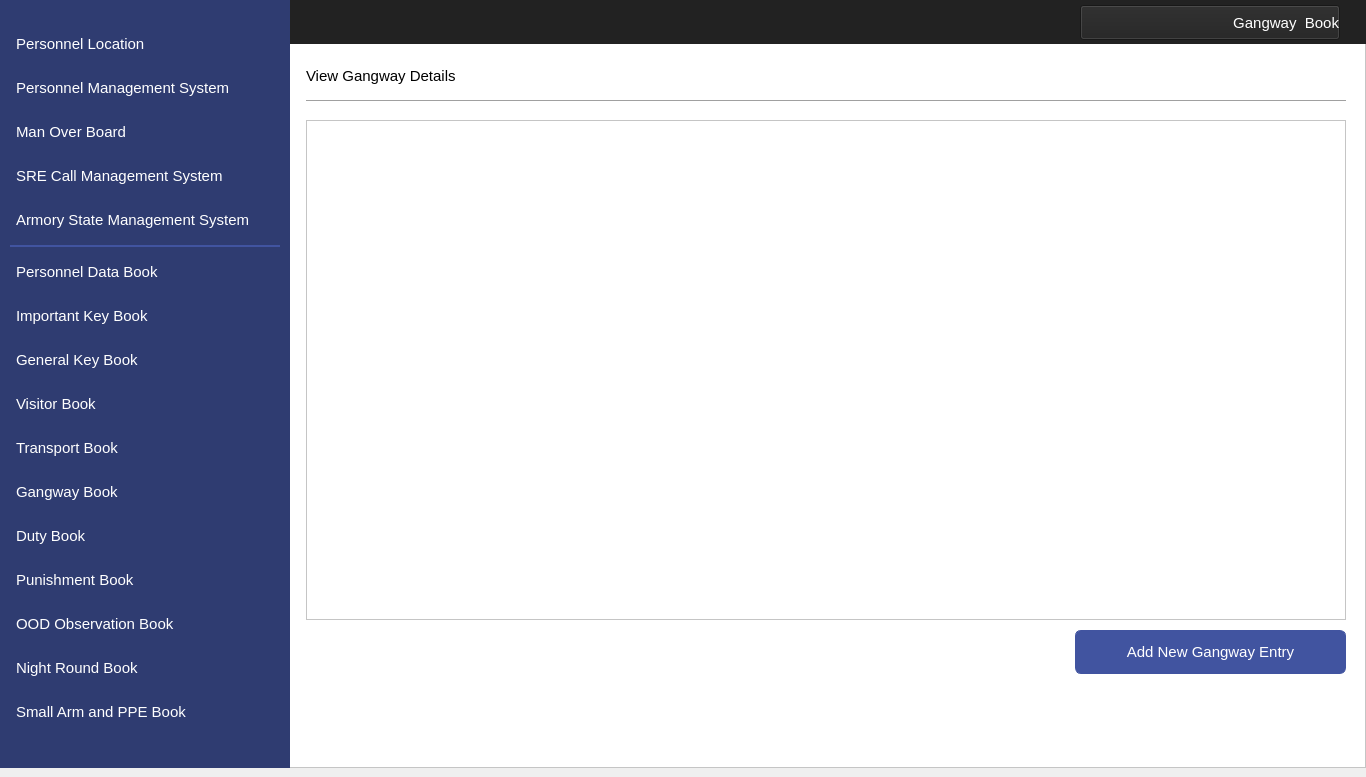
<?xml version="1.0" encoding="UTF-8"?>
<ui version="4.0">
 <class>MainWindow</class>
 <widget class="QMainWindow" name="MainWindow">
  <property name="geometry">
   <rect>
    <x>0</x>
    <y>0</y>
    <width>1366</width>
    <height>777</height>
   </rect>
  </property>
  <property name="windowTitle">
   <string>MainWindow</string>
  </property>
  <widget class="QWidget" name="centralwidget">
   <widget class="QFrame" name="frame">
    <property name="geometry">
     <rect>
      <x>0</x>
      <y>0</y>
      <width>1366</width>
      <height>768</height>
     </rect>
    </property>
    <property name="styleSheet">
     <string notr="true">background-color: #ffffff</string>
    </property>
    <property name="frameShape">
     <enum>QFrame::StyledPanel</enum>
    </property>
    <property name="frameShadow">
     <enum>QFrame::Raised</enum>
    </property>
    <widget class="QLabel" name="label">
     <property name="geometry">
      <rect>
       <x>0</x>
       <y>0</y>
       <width>290</width>
       <height>768</height>
      </rect>
     </property>
     <property name="styleSheet">
      <string notr="true">background-image: url(null);
background-color:#2F3C71;</string>
     </property>
     <property name="text">
      <string/>
     </property>
    </widget>
    <widget class="QLabel" name="label_2">
     <property name="geometry">
      <rect>
       <x>0</x>
       <y>0</y>
       <width>1366</width>
       <height>44</height>
      </rect>
     </property>
     <property name="styleSheet">
      <string notr="true">background-image: url(null);
background-color:#222222;</string>
     </property>
     <property name="text">
      <string/>
     </property>
    </widget>
    <widget class="QPushButton" name="navViewPunishment">
     <property name="geometry">
      <rect>
       <x>10</x>
       <y>558</y>
       <width>270</width>
       <height>44</height>
      </rect>
     </property>
     <property name="font">
      <font>
       <family>Segoe UI</family>
       <pointsize>11</pointsize>
      </font>
     </property>
     <property name="cursor">
      <cursorShape>PointingHandCursor</cursorShape>
     </property>
     <property name="styleSheet">
      <string notr="true">QPushButton 
{
    text-align: left;
    color: #ffffff;
    background-color:#2F3C71;
    border-width: 1px;
    border-color: #2F3C71;
    border-style: solid;
    border-radius: 6;
    padding: 3px;
    font-size: 11pt;
    padding-left: 5px;
    padding-right: 5px;
    min-width: 40px;
}

QPushButton:hover
{
    background-color:#4154A0;
}
QPushButton:pressed
{
    background-color: #384889;
 	border-width: 3px;
    border-color: #5C70BC;
    border-style: solid;
    border-radius: 6;

}</string>
     </property>
     <property name="text">
      <string>Punishment Book</string>
     </property>
     <property name="icon">
      <iconset resource="../IconResource.qrc">
       <normaloff>:/images/punishment.png</normaloff>:/images/punishment.png</iconset>
     </property>
     <property name="iconSize">
      <size>
       <width>25</width>
       <height>25</height>
      </size>
     </property>
     <property name="flat">
      <bool>false</bool>
     </property>
    </widget>
    <widget class="QPushButton" name="navViewImpKey">
     <property name="geometry">
      <rect>
       <x>10</x>
       <y>294</y>
       <width>270</width>
       <height>44</height>
      </rect>
     </property>
     <property name="font">
      <font>
       <family>Segoe UI</family>
       <pointsize>11</pointsize>
      </font>
     </property>
     <property name="cursor">
      <cursorShape>PointingHandCursor</cursorShape>
     </property>
     <property name="styleSheet">
      <string notr="true">QPushButton 
{
    text-align: left;
    color: #ffffff;
    background-color:#2F3C71;
    border-width: 1px;
    border-color: #2F3C71;
    border-style: solid;
    border-radius: 6;
    padding: 3px;
    font-size: 11pt;
    padding-left: 5px;
    padding-right: 5px;
    min-width: 40px;
}

QPushButton:hover
{
    background-color:#4154A0;
}
QPushButton:pressed
{
    background-color: #384889;
 	border-width: 3px;
    border-color: #5C70BC;
    border-style: solid;
    border-radius: 6;

}</string>
     </property>
     <property name="text">
      <string>Important Key Book</string>
     </property>
     <property name="icon">
      <iconset resource="../IconResource.qrc">
       <normaloff>:/images/impKey.png</normaloff>:/images/impKey.png</iconset>
     </property>
     <property name="iconSize">
      <size>
       <width>25</width>
       <height>25</height>
      </size>
     </property>
     <property name="flat">
      <bool>false</bool>
     </property>
    </widget>
    <widget class="QPushButton" name="navViewGenKey">
     <property name="geometry">
      <rect>
       <x>10</x>
       <y>338</y>
       <width>270</width>
       <height>44</height>
      </rect>
     </property>
     <property name="font">
      <font>
       <family>Segoe UI</family>
       <pointsize>11</pointsize>
      </font>
     </property>
     <property name="cursor">
      <cursorShape>PointingHandCursor</cursorShape>
     </property>
     <property name="styleSheet">
      <string notr="true">QPushButton 
{
    text-align: left;
    color: #ffffff;
    background-color:#2F3C71;
    border-width: 1px;
    border-color: #2F3C71;
    border-style: solid;
    border-radius: 6;
    padding: 3px;
    font-size: 11pt;
    padding-left: 5px;
    padding-right: 5px;
    min-width: 40px;
}

QPushButton:hover
{
    background-color:#4154A0;
}

QPushButton:pressed
{
    background-color: #384889;
 	border-width: 3px;
    border-color: #5C70BC;
    border-style: solid;
    border-radius: 6;

}</string>
     </property>
     <property name="text">
      <string>General Key Book</string>
     </property>
     <property name="icon">
      <iconset resource="../IconResource.qrc">
       <normaloff>:/images/genKey.png</normaloff>:/images/genKey.png</iconset>
     </property>
     <property name="iconSize">
      <size>
       <width>25</width>
       <height>25</height>
      </size>
     </property>
     <property name="flat">
      <bool>false</bool>
     </property>
    </widget>
    <widget class="QPushButton" name="navViewVisitor">
     <property name="geometry">
      <rect>
       <x>10</x>
       <y>382</y>
       <width>270</width>
       <height>44</height>
      </rect>
     </property>
     <property name="font">
      <font>
       <family>Segoe UI</family>
       <pointsize>11</pointsize>
      </font>
     </property>
     <property name="cursor">
      <cursorShape>PointingHandCursor</cursorShape>
     </property>
     <property name="styleSheet">
      <string notr="true">QPushButton 
{
    text-align: left;
    color: #ffffff;
    background-color:#2F3C71;
    border-width: 1px;
    border-color: #2F3C71;
    border-style: solid;
    border-radius: 6;
    padding: 3px;
    font-size: 11pt;
    padding-left: 5px;
    padding-right: 5px;
    min-width: 40px;
}

QPushButton:hover
{
    background-color:#4154A0;
}

QPushButton:pressed
{
    background-color: #384889;
 	border-width: 3px;
    border-color: #5C70BC;
    border-style: solid;
    border-radius: 6;
}</string>
     </property>
     <property name="text">
      <string>Visitor Book</string>
     </property>
     <property name="icon">
      <iconset resource="../IconResource.qrc">
       <normaloff>:/images/visitor.png</normaloff>:/images/visitor.png</iconset>
     </property>
     <property name="iconSize">
      <size>
       <width>25</width>
       <height>25</height>
      </size>
     </property>
     <property name="flat">
      <bool>false</bool>
     </property>
    </widget>
    <widget class="QPushButton" name="navViewTransport">
     <property name="geometry">
      <rect>
       <x>10</x>
       <y>426</y>
       <width>270</width>
       <height>44</height>
      </rect>
     </property>
     <property name="font">
      <font>
       <family>Segoe UI</family>
       <pointsize>11</pointsize>
      </font>
     </property>
     <property name="cursor">
      <cursorShape>PointingHandCursor</cursorShape>
     </property>
     <property name="styleSheet">
      <string notr="true">QPushButton 
{
    text-align: left;
    color: #ffffff;
    background-color:#2F3C71;
    border-width: 1px;
    border-color: #2F3C71;
    border-style: solid;
    border-radius: 6;
    padding: 3px;
    font-size: 11pt;
    padding-left: 5px;
    padding-right: 5px;
    min-width: 40px;
}

QPushButton:hover
{
    background-color:#4154A0;
}
QPushButton:pressed
{
    background-color: #384889;
 	border-width: 3px;
    border-color: #5C70BC;
    border-style: solid;
    border-radius: 6;

}</string>
     </property>
     <property name="text">
      <string>Transport Book</string>
     </property>
     <property name="icon">
      <iconset resource="../IconResource.qrc">
       <normaloff>:/images/transport.png</normaloff>:/images/transport.png</iconset>
     </property>
     <property name="iconSize">
      <size>
       <width>25</width>
       <height>25</height>
      </size>
     </property>
     <property name="flat">
      <bool>false</bool>
     </property>
    </widget>
    <widget class="QPushButton" name="navViewGangway">
     <property name="geometry">
      <rect>
       <x>10</x>
       <y>470</y>
       <width>270</width>
       <height>44</height>
      </rect>
     </property>
     <property name="font">
      <font>
       <family>Segoe UI</family>
       <pointsize>11</pointsize>
      </font>
     </property>
     <property name="cursor">
      <cursorShape>PointingHandCursor</cursorShape>
     </property>
     <property name="styleSheet">
      <string notr="true">QPushButton 
{
    text-align: left;
    color: #ffffff;
    background-color:#2F3C71;
    border-width: 1px;
    border-color: #2F3C71;
    border-style: solid;
    border-radius: 6;
    padding: 3px;
    font-size: 11pt;
    padding-left: 5px;
    padding-right: 5px;
    min-width: 40px;
}

QPushButton:hover
{
    background-color:#4154A0;
}

QPushButton:active
{
    background-color:#4154A0;
}
QPushButton:pressed
{
    background-color: #384889;
 	border-width: 3px;
    border-color: #5C70BC;
    border-style: solid;
    border-radius: 6;

}</string>
     </property>
     <property name="text">
      <string>Gangway Book</string>
     </property>
     <property name="icon">
      <iconset resource="../IconResource.qrc">
       <normaloff>:/images/gangway.png</normaloff>:/images/gangway.png</iconset>
     </property>
     <property name="iconSize">
      <size>
       <width>25</width>
       <height>25</height>
      </size>
     </property>
     <property name="flat">
      <bool>false</bool>
     </property>
    </widget>
    <widget class="QPushButton" name="navViewDuty">
     <property name="geometry">
      <rect>
       <x>10</x>
       <y>514</y>
       <width>270</width>
       <height>44</height>
      </rect>
     </property>
     <property name="font">
      <font>
       <family>Segoe UI</family>
       <pointsize>11</pointsize>
      </font>
     </property>
     <property name="cursor">
      <cursorShape>PointingHandCursor</cursorShape>
     </property>
     <property name="styleSheet">
      <string notr="true">QPushButton 
{
    text-align: left;
    color: #ffffff;
    background-color:#2F3C71;
    border-width: 1px;
    border-color: #2F3C71;
    border-style: solid;
    border-radius: 6;
    padding: 3px;
    font-size: 11pt;
    padding-left: 5px;
    padding-right: 5px;
    min-width: 40px;
}

QPushButton:hover
{
    background-color:#4154A0;
}
QPushButton:pressed
{
    background-color: #384889;
 	border-width: 3px;
    border-color: #5C70BC;
    border-style: solid;
    border-radius: 6;

}</string>
     </property>
     <property name="text">
      <string>Duty Book</string>
     </property>
     <property name="icon">
      <iconset resource="../IconResource.qrc">
       <normaloff>:/images/duty.png</normaloff>:/images/duty.png</iconset>
     </property>
     <property name="iconSize">
      <size>
       <width>25</width>
       <height>25</height>
      </size>
     </property>
     <property name="flat">
      <bool>false</bool>
     </property>
    </widget>
    <widget class="QPushButton" name="navViewNight">
     <property name="geometry">
      <rect>
       <x>10</x>
       <y>646</y>
       <width>270</width>
       <height>44</height>
      </rect>
     </property>
     <property name="font">
      <font>
       <family>Segoe UI</family>
       <pointsize>11</pointsize>
      </font>
     </property>
     <property name="cursor">
      <cursorShape>PointingHandCursor</cursorShape>
     </property>
     <property name="styleSheet">
      <string notr="true">QPushButton 
{
    text-align: left;
    color: #ffffff;
    background-color:#2F3C71;
    border-width: 1px;
    border-color: #2F3C71;
    border-style: solid;
    border-radius: 6;
    padding: 3px;
    font-size: 11pt;
    padding-left: 5px;
    padding-right: 5px;
    min-width: 40px;
}

QPushButton:hover
{
    background-color:#4154A0;
}
QPushButton:pressed
{
    background-color: #384889;
 	border-width: 3px;
    border-color: #5C70BC;
    border-style: solid;
    border-radius: 6;

}</string>
     </property>
     <property name="text">
      <string>Night Round Book</string>
     </property>
     <property name="icon">
      <iconset resource="../IconResource.qrc">
       <normaloff>:/images/night.png</normaloff>:/images/night.png</iconset>
     </property>
     <property name="iconSize">
      <size>
       <width>25</width>
       <height>25</height>
      </size>
     </property>
     <property name="flat">
      <bool>false</bool>
     </property>
    </widget>
    <widget class="QLabel" name="label_4">
     <property name="geometry">
      <rect>
       <x>10</x>
       <y>245</y>
       <width>270</width>
       <height>2</height>
      </rect>
     </property>
     <property name="styleSheet">
      <string notr="true">background-color:#4154A0;</string>
     </property>
     <property name="text">
      <string/>
     </property>
    </widget>
    <widget class="QPushButton" name="navViewMOB">
     <property name="geometry">
      <rect>
       <x>10</x>
       <y>110</y>
       <width>270</width>
       <height>44</height>
      </rect>
     </property>
     <property name="font">
      <font>
       <family>Segoe UI</family>
       <pointsize>11</pointsize>
      </font>
     </property>
     <property name="cursor">
      <cursorShape>PointingHandCursor</cursorShape>
     </property>
     <property name="styleSheet">
      <string notr="true">QPushButton 
{
    text-align: left;
    color: #ffffff;
    background-color:#2F3C71;
    border-width: 1px;
    border-color: #2F3C71;
    border-style: solid;
    border-radius: 6;
    padding: 3px;
    font-size: 11pt;
    padding-left: 5px;
    padding-right: 5px;
    min-width: 40px;
}

QPushButton:hover
{
    background-color:#4154A0;
}
QPushButton:pressed
{
    background-color: #384889;
 	border-width: 3px;
    border-color: #5C70BC;
    border-style: solid;
    border-radius: 6;

}</string>
     </property>
     <property name="text">
      <string>Man Over Board</string>
     </property>
     <property name="icon">
      <iconset resource="../IconResource.qrc">
       <normaloff>:/images/mob.png</normaloff>:/images/mob.png</iconset>
     </property>
     <property name="iconSize">
      <size>
       <width>32</width>
       <height>32</height>
      </size>
     </property>
     <property name="flat">
      <bool>false</bool>
     </property>
    </widget>
    <widget class="QPushButton" name="navViewLocation">
     <property name="geometry">
      <rect>
       <x>10</x>
       <y>22</y>
       <width>270</width>
       <height>44</height>
      </rect>
     </property>
     <property name="font">
      <font>
       <family>Segoe UI</family>
       <pointsize>11</pointsize>
      </font>
     </property>
     <property name="cursor">
      <cursorShape>PointingHandCursor</cursorShape>
     </property>
     <property name="styleSheet">
      <string notr="true">QPushButton 
{
    text-align: left;
    color: #ffffff;
    background-color:#2F3C71;
    border-width: 1px;
    border-color: #2F3C71;
    border-style: solid;
    border-radius: 6;
    padding: 3px;
    font-size: 11pt;
    padding-left: 5px;
    padding-right: 5px;
    min-width: 40px;
}

QPushButton:hover
{
    background-color:#4154A0;
}
QPushButton:pressed
{
    background-color: #384889;
 	border-width: 3px;
    border-color: #5C70BC;
    border-style: solid;
    border-radius: 6;

}</string>
     </property>
     <property name="text">
      <string>Personnel Location</string>
     </property>
     <property name="icon">
      <iconset resource="../IconResource.qrc">
       <normaloff>:/images/locate.png</normaloff>:/images/locate.png</iconset>
     </property>
     <property name="iconSize">
      <size>
       <width>25</width>
       <height>25</height>
      </size>
     </property>
     <property name="flat">
      <bool>false</bool>
     </property>
    </widget>
    <widget class="QPushButton" name="navViewMangement">
     <property name="geometry">
      <rect>
       <x>10</x>
       <y>66</y>
       <width>270</width>
       <height>44</height>
      </rect>
     </property>
     <property name="font">
      <font>
       <family>Segoe UI</family>
       <pointsize>11</pointsize>
      </font>
     </property>
     <property name="cursor">
      <cursorShape>PointingHandCursor</cursorShape>
     </property>
     <property name="styleSheet">
      <string notr="true">QPushButton 
{
    text-align: left;
    color: #ffffff;
    background-color:#2F3C71;
    border-width: 1px;
    border-color: #2F3C71;
    border-style: solid;
    border-radius: 6;
    padding: 3px;
    font-size: 11pt;
    padding-left: 5px;
    padding-right: 5px;
    min-width: 40px;
}

QPushButton:hover
{
    background-color:#4154A0;
}
QPushButton:pressed
{
    background-color: #384889;
 	border-width: 3px;
    border-color: #5C70BC;
    border-style: solid;
    border-radius: 6;

}</string>
     </property>
     <property name="text">
      <string>Personnel Management System</string>
     </property>
     <property name="icon">
      <iconset resource="../IconResource.qrc">
       <normaloff>:/images/personnel.png</normaloff>:/images/personnel.png</iconset>
     </property>
     <property name="iconSize">
      <size>
       <width>32</width>
       <height>32</height>
      </size>
     </property>
     <property name="flat">
      <bool>false</bool>
     </property>
    </widget>
    <widget class="QPushButton" name="navViewPPE">
     <property name="geometry">
      <rect>
       <x>10</x>
       <y>690</y>
       <width>270</width>
       <height>44</height>
      </rect>
     </property>
     <property name="font">
      <font>
       <family>Segoe UI</family>
       <pointsize>11</pointsize>
      </font>
     </property>
     <property name="cursor">
      <cursorShape>PointingHandCursor</cursorShape>
     </property>
     <property name="styleSheet">
      <string notr="true">QPushButton 
{
    text-align: left;
    color: #ffffff;
    background-color:#2F3C71;
    border-width: 1px;
    border-color: #2F3C71;
    border-style: solid;
    border-radius: 6;
    padding: 3px;
    font-size: 11pt;
    padding-left: 5px;
    padding-right: 5px;
    min-width: 40px;
}

QPushButton:hover
{
    background-color:#4154A0;
}
QPushButton:pressed
{
    background-color: #384889;
 	border-width: 3px;
    border-color: #5C70BC;
    border-style: solid;
    border-radius: 6;

}</string>
     </property>
     <property name="text">
      <string>Small Arm and PPE Book</string>
     </property>
     <property name="icon">
      <iconset resource="../IconResource.qrc">
       <normaloff>:/images/armPPE.png</normaloff>:/images/armPPE.png</iconset>
     </property>
     <property name="iconSize">
      <size>
       <width>25</width>
       <height>25</height>
      </size>
     </property>
     <property name="flat">
      <bool>false</bool>
     </property>
    </widget>
    <widget class="QPushButton" name="navViewOOD">
     <property name="geometry">
      <rect>
       <x>10</x>
       <y>602</y>
       <width>270</width>
       <height>44</height>
      </rect>
     </property>
     <property name="font">
      <font>
       <family>Segoe UI</family>
       <pointsize>11</pointsize>
      </font>
     </property>
     <property name="cursor">
      <cursorShape>PointingHandCursor</cursorShape>
     </property>
     <property name="styleSheet">
      <string notr="true">QPushButton 
{
    text-align: left;
    color: #ffffff;
    background-color:#2F3C71;
    border-width: 1px;
    border-color: #2F3C71;
    border-style: solid;
    border-radius: 6;
    padding: 3px;
    font-size: 11pt;
    padding-left: 5px;
    padding-right: 5px;
    min-width: 40px;
}

QPushButton:hover
{
    background-color:#4154A0;
}
QPushButton:pressed
{
    background-color: #384889;
 	border-width: 3px;
    border-color: #5C70BC;
    border-style: solid;
    border-radius: 6;

}</string>
     </property>
     <property name="text">
      <string>OOD Observation Book</string>
     </property>
     <property name="icon">
      <iconset resource="../IconResource.qrc">
       <normaloff>:/images/oodObserve.png</normaloff>:/images/oodObserve.png</iconset>
     </property>
     <property name="iconSize">
      <size>
       <width>25</width>
       <height>25</height>
      </size>
     </property>
     <property name="flat">
      <bool>false</bool>
     </property>
    </widget>
    <widget class="QPushButton" name="navViewCMS">
     <property name="geometry">
      <rect>
       <x>10</x>
       <y>154</y>
       <width>270</width>
       <height>44</height>
      </rect>
     </property>
     <property name="font">
      <font>
       <family>Segoe UI</family>
       <pointsize>11</pointsize>
      </font>
     </property>
     <property name="cursor">
      <cursorShape>PointingHandCursor</cursorShape>
     </property>
     <property name="styleSheet">
      <string notr="true">QPushButton 
{
    text-align: left;
    color: #ffffff;
    background-color:#2F3C71;
    border-width: 1px;
    border-color: #2F3C71;
    border-style: solid;
    border-radius: 6;
    padding: 3px;
    font-size: 11pt;
    padding-left: 5px;
    padding-right: 5px;
    min-width: 40px;
}

QPushButton:hover
{
    background-color:#4154A0;
}
QPushButton:pressed
{
    background-color: #384889;
 	border-width: 3px;
    border-color: #5C70BC;
    border-style: solid;
    border-radius: 6;

}</string>
     </property>
     <property name="text">
      <string>SRE Call Management System</string>
     </property>
     <property name="icon">
      <iconset resource="../IconResource.qrc">
       <normaloff>:/images/sreCall.png</normaloff>:/images/sreCall.png</iconset>
     </property>
     <property name="iconSize">
      <size>
       <width>25</width>
       <height>25</height>
      </size>
     </property>
     <property name="flat">
      <bool>false</bool>
     </property>
    </widget>
    <widget class="QPushButton" name="pushButton">
     <property name="enabled">
      <bool>true</bool>
     </property>
     <property name="geometry">
      <rect>
       <x>1080</x>
       <y>5</y>
       <width>260</width>
       <height>35</height>
      </rect>
     </property>
     <property name="font">
      <font>
       <family>Segoe UI</family>
       <pointsize>11</pointsize>
      </font>
     </property>
     <property name="styleSheet">
      <string notr="true"> text-align: right;
    color: #ffffff;
    background-color:#222222;</string>
     </property>
     <property name="text">
      <string>Gangway  Book</string>
     </property>
     <property name="icon">
      <iconset resource="../IconResource.qrc">
       <normaloff>:/images/gangway.png</normaloff>:/images/gangway.png</iconset>
     </property>
     <property name="iconSize">
      <size>
       <width>32</width>
       <height>32</height>
      </size>
     </property>
    </widget>
    <widget class="QPushButton" name="pushButton_2">
     <property name="enabled">
      <bool>true</bool>
     </property>
     <property name="geometry">
      <rect>
       <x>306</x>
       <y>680</y>
       <width>100</width>
       <height>80</height>
      </rect>
     </property>
     <property name="styleSheet">
      <string notr="true"> border:1px solid #fff;
    border-radius:4px;
    outline:none;</string>
     </property>
     <property name="text">
      <string/>
     </property>
     <property name="icon">
      <iconset resource="../IconResource.qrc">
       <normaloff>:/images/logoMTIP.png</normaloff>:/images/logoMTIP.png</iconset>
     </property>
     <property name="iconSize">
      <size>
       <width>200</width>
       <height>200</height>
      </size>
     </property>
    </widget>
    <widget class="QPushButton" name="navViewPersonnel">
     <property name="geometry">
      <rect>
       <x>10</x>
       <y>250</y>
       <width>270</width>
       <height>44</height>
      </rect>
     </property>
     <property name="font">
      <font>
       <family>Segoe UI</family>
       <pointsize>11</pointsize>
      </font>
     </property>
     <property name="cursor">
      <cursorShape>PointingHandCursor</cursorShape>
     </property>
     <property name="styleSheet">
      <string notr="true">QPushButton 
{
    text-align: left;
    color: #ffffff;
    background-color:#2F3C71;
    border-width: 1px;
    border-color: #2F3C71;
    border-style: solid;
    border-radius: 6;
    padding: 3px;
    font-size: 11pt;
    padding-left: 5px;
    padding-right: 5px;
    min-width: 40px;
}

QPushButton:hover
{
    background-color:#4154A0;
}

QPushButton:pressed
{
    background-color: #384889;
 	border-width: 3px;
    border-color: #5C70BC;
    border-style: solid;
    border-radius: 6;

}</string>
     </property>
     <property name="text">
      <string>Personnel Data Book</string>
     </property>
     <property name="icon">
      <iconset resource="../IconResource.qrc">
       <normaloff>:/images/personnelData.png</normaloff>:/images/personnelData.png</iconset>
     </property>
     <property name="iconSize">
      <size>
       <width>25</width>
       <height>25</height>
      </size>
     </property>
     <property name="flat">
      <bool>false</bool>
     </property>
    </widget>
    <widget class="QPushButton" name="btnAddGangway">
     <property name="geometry">
      <rect>
       <x>1075</x>
       <y>630</y>
       <width>271</width>
       <height>44</height>
      </rect>
     </property>
     <property name="font">
      <font>
       <family>Segoe UI</family>
       <pointsize>11</pointsize>
      </font>
     </property>
     <property name="cursor">
      <cursorShape>PointingHandCursor</cursorShape>
     </property>
     <property name="styleSheet">
      <string notr="true">QPushButton
{
    color: #ffffff;
    background-color:#4154A0;
    border-width: 1px;
    border-color: #4154A0;
    border-style: solid;
    border-radius: 6;
    padding: 3px;
    font-size: 11pt;
    padding-left: 5px;
    padding-right: 5px;
    min-width: 40px;
}

QPushButton:hover
{
    background-color:#384889
}
QPushButton:pressed
{
    background-color: #384889;
 	border-width: 3px;
    border-color: #5C70BC;
    border-style: solid;
    border-radius: 6;

}</string>
     </property>
     <property name="text">
      <string>Add New Gangway Entry</string>
     </property>
     <property name="icon">
      <iconset resource="../IconResource.qrc">
       <normaloff>:/images/add.png</normaloff>:/images/add.png</iconset>
     </property>
     <property name="iconSize">
      <size>
       <width>25</width>
       <height>25</height>
      </size>
     </property>
    </widget>
    <widget class="QPushButton" name="navViewState">
     <property name="geometry">
      <rect>
       <x>10</x>
       <y>198</y>
       <width>270</width>
       <height>44</height>
      </rect>
     </property>
     <property name="font">
      <font>
       <family>Segoe UI</family>
       <pointsize>11</pointsize>
      </font>
     </property>
     <property name="cursor">
      <cursorShape>PointingHandCursor</cursorShape>
     </property>
     <property name="styleSheet">
      <string notr="true">QPushButton 
{
    text-align: left;
    color: #ffffff;
    background-color:#2F3C71;
    border-width: 1px;
    border-color: #2F3C71;
    border-style: solid;
    border-radius: 6;
    padding: 3px;
    font-size: 11pt;
    padding-left: 5px;
    padding-right: 5px;
    min-width: 40px;
}

QPushButton:hover
{
    background-color:#4154A0;
}
QPushButton:pressed
{
    background-color: #384889;
 	border-width: 3px;
    border-color: #5C70BC;
    border-style: solid;
    border-radius: 6;

}</string>
     </property>
     <property name="text">
      <string>Armory State Management System</string>
     </property>
     <property name="icon">
      <iconset resource="../IconResource.qrc">
       <normaloff>:/images/armoryState.png</normaloff>:/images/armoryState.png</iconset>
     </property>
     <property name="iconSize">
      <size>
       <width>25</width>
       <height>25</height>
      </size>
     </property>
     <property name="flat">
      <bool>false</bool>
     </property>
    </widget>
    <widget class="QTableView" name="tblDetails">
     <property name="geometry">
      <rect>
       <x>306</x>
       <y>120</y>
       <width>1040</width>
       <height>500</height>
      </rect>
     </property>
     <property name="font">
      <font>
       <pointsize>11</pointsize>
      </font>
     </property>
     <property name="editTriggers">
      <set>QAbstractItemView::NoEditTriggers</set>
     </property>
     <property name="alternatingRowColors">
      <bool>true</bool>
     </property>
     <property name="selectionMode">
      <enum>QAbstractItemView::NoSelection</enum>
     </property>
     <property name="selectionBehavior">
      <enum>QAbstractItemView::SelectRows</enum>
     </property>
     <property name="textElideMode">
      <enum>Qt::ElideMiddle</enum>
     </property>
    </widget>
    <zorder>label_2</zorder>
    <zorder>label</zorder>
    <zorder>navViewPunishment</zorder>
    <zorder>navViewImpKey</zorder>
    <zorder>navViewGenKey</zorder>
    <zorder>navViewVisitor</zorder>
    <zorder>navViewTransport</zorder>
    <zorder>navViewGangway</zorder>
    <zorder>navViewDuty</zorder>
    <zorder>navViewNight</zorder>
    <zorder>label_4</zorder>
    <zorder>navViewMOB</zorder>
    <zorder>navViewLocation</zorder>
    <zorder>navViewMangement</zorder>
    <zorder>navViewPPE</zorder>
    <zorder>navViewOOD</zorder>
    <zorder>navViewCMS</zorder>
    <zorder>pushButton</zorder>
    <zorder>pushButton_2</zorder>
    <zorder>navViewPersonnel</zorder>
    <zorder>btnAddGangway</zorder>
    <zorder>navViewState</zorder>
    <zorder>tblDetails</zorder>
   </widget>
   <widget class="QLabel" name="label_13">
    <property name="geometry">
     <rect>
      <x>306</x>
      <y>100</y>
      <width>1040</width>
      <height>1</height>
     </rect>
    </property>
    <property name="styleSheet">
     <string notr="true">background-color:#A0A0A0;</string>
    </property>
    <property name="text">
     <string/>
    </property>
   </widget>
   <widget class="QLabel" name="label_6">
    <property name="geometry">
     <rect>
      <x>306</x>
      <y>60</y>
      <width>221</width>
      <height>31</height>
     </rect>
    </property>
    <property name="font">
     <font>
      <family>Segoe UI</family>
      <pointsize>11</pointsize>
     </font>
    </property>
    <property name="layoutDirection">
     <enum>Qt::LeftToRight</enum>
    </property>
    <property name="styleSheet">
     <string notr="true">color: #000000;
background-color:#ffffff;
font-size: 11pt</string>
    </property>
    <property name="text">
     <string>View Gangway Details</string>
    </property>
    <property name="alignment">
     <set>Qt::AlignLeading|Qt::AlignLeft|Qt::AlignVCenter</set>
    </property>
   </widget>
  </widget>
 </widget>
 <resources>
  <include location="../IconResource.qrc"/>
 </resources>
 <connections/>
</ui>
